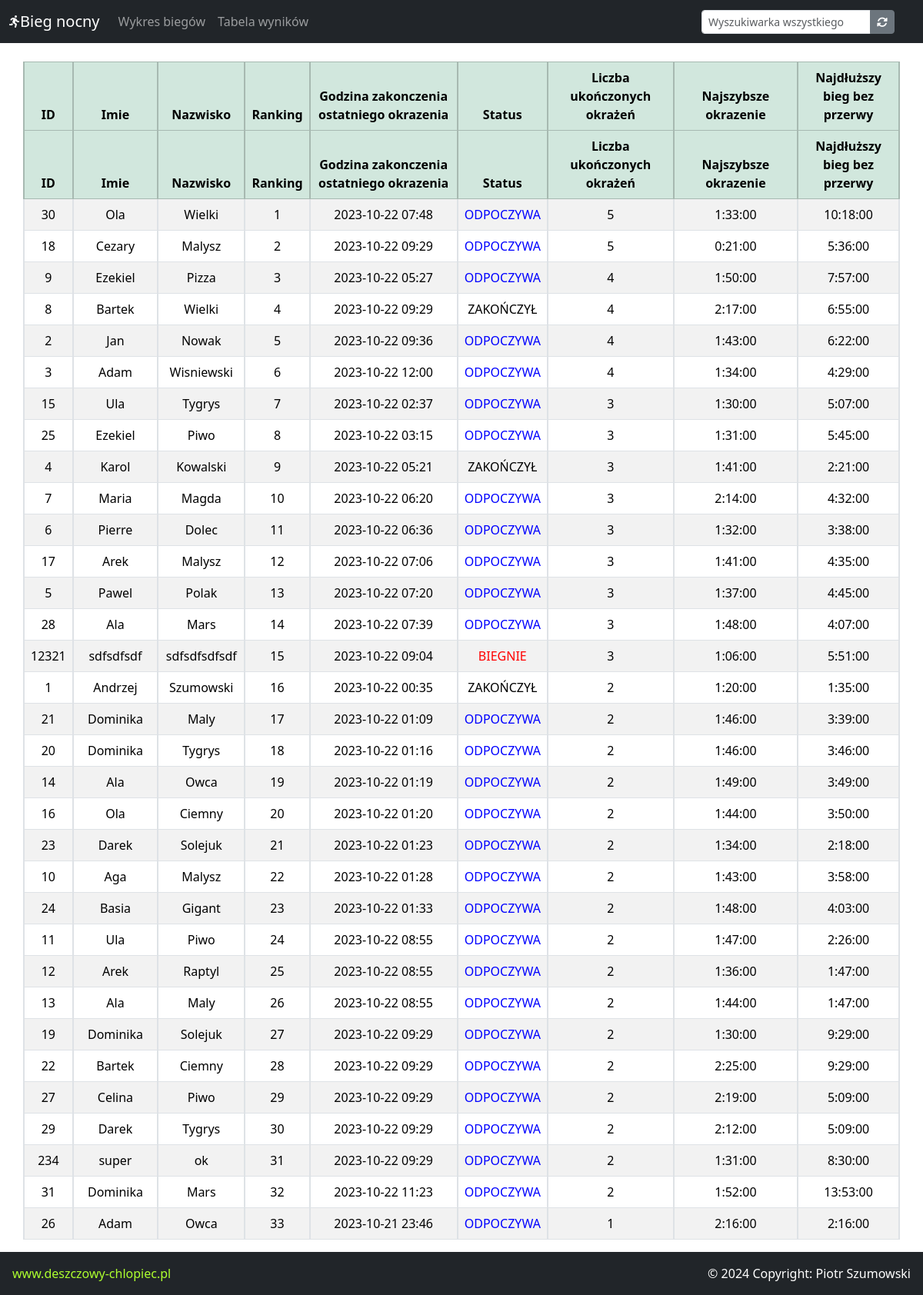
Screenshot of /table/result with the database file from the repository.
### runChart/models.py (models this page shows, shortened)
class Runner(models.Model):
    id = models.IntegerField(primary_key=True)
    name = models.CharField(max_length=100, verbose_name="Imie biegacza")
    surname = models.CharField(max_length=100, verbose_name="Nazwisko biegacza")
    finished = models.BooleanField(default=False)

### runChart/views.py (the view)
# urls.py: path('table/result', views.resultTable, name='resultTable'),
def resultTable(request):
    runsData = get_runner_laps_and_records()
    return render(request, 'table/result.html', {"runsData": runsData, "table_script": 'tableUser'})

### runChart/functions.py (called while the page is built)
def get_longest_run_without_breaks_for_runner(runnerId):
    runs = RunningLap.objects.filter(runnerId=runnerId).order_by('startLapDate')
    longest_time = timedelta(0)
    current_time = timedelta(0)
    previous_run_end = None
    for run in runs:
        if previous_run_end is None:
            previous_run_end = run.startLapDate
        if previous_run_end.hour == run.startLapDate.hour and previous_run_end.minute == run.startLapDate.minute and run.endLapDate is not None:
            current_time += run.endLapDate - run.startLapDate
        elif previous_run_end != run.startLapDate and run.endLapDate is not None:
            current_time = run.endLapDate - run.startLapDate
        else:
            break
        if current_time > longest_time:
            longest_time = current_time
        previous_run_end = run.endLapDate
    return longest_time

def get_best_time_for_runner(runnerId):
    runs = RunningLap.objects.filter(runnerId=runnerId)
    shortest_time = timedelta.max if runs else None
    for run in runs:
        time = run.endLapDate - run.startLapDate if run.endLapDate is not None else None
        if time is not None and time < shortest_time:
            shortest_time = time
    if shortest_time == timedelta.max:
        shortest_time = None
    return shortest_time

def get_last_run_for_every_runner(finished):
    lastRuns = []
    if finished:
        max_laps_per_runner = RunningLap.objects.exclude(endLapDate=None).values('runnerId').annotate(numberOfLaps=Max('numberOfLaps'))
    else:
        max_laps_per_runner = RunningLap.objects.values('runnerId').annotate(numberOfLaps=Max('numberOfLaps'))
    for m in max_laps_per_runner:
        lastRuns.append(RunningLap.objects.filter(runnerId=m['runnerId'], numberOfLaps=m['numberOfLaps']).first())
    return lastRuns

### runChart/templates/table/result.html (shortened to what this page needs)
{% extends 'partials/base.html' %}
{% block content %}
    <div>
        <head>
        </head>
        <body>
            <div class="TableContainer">
                <br>
                <table class="table table-bordered table-striped table-hover table-responsive" id="example" style="text-align: center;">
                    <thead class="table-success">
                        <tr>
                            <th style="width: 5%;">ID</th>
                            <th style="width: 10%;">Imie</th>
                            <th style="width: 10%;">Nazwisko</th>
                            <th style="width: 5%;">Ranking</th>
                            <th style="width: 18%;">Godzina zakonczenia ostatniego okrazenia</th>
                            <th style="width: 10%;">Status</th>
                            <th style="width: 15%;">Liczba ukończonych okrażeń</th>
                            <th style="width: 15%;">Najszybsze okrazenie</th>
                            <th style="width: 12%;">Najdłuższy bieg bez przerwy</th>
                        </tr>
                    </thead>
                    <tbody>
                        {% for run in runsData %}
                        <tr class="clickable-row" data-href="{% url 'runnerResults' run.0 %}">
                            <td>{{ run.0 }}</td>
                            <td>{{ run.1 }}</td>
                            <td>{{ run.2 }}</td>
                            <td>{{ run.3 }}</td>
                            <td>{{ run.7 }}</td>
                            {% if run.8 == 'ODPOCZYWA' %}
                                <td style="color: blue">{{ run.8 }}</td>
                            {% elif run.8 == 'BIEGNIE' %}
                                <td style="color: red">{{ run.8 }}</td>
                            {% else %}
                                <td>{{ run.8 }}</td>
                            {% endif %}
                            <td>{{ run.4 }}</td>
                            <td>{{ run.5 }}</td>
                            <td>{{ run.6 }}</td>
                        </tr>
                        {% endfor %}
                    </tbody>
                </table>
            </div>
        </body>
    </div>
{% endblock %}

### runChart/templates/partials/base.html (shortened to what this page needs)
<!doctype html>
{% load static %}
<html lang="pl">
<head>
    <link rel="stylesheet" type="text/css" href="{% static 'userPages/base.css' %}">
    <link href="https://cdn.jsdelivr.net/npm/bootstrap@5.3.2/dist/css/bootstrap.min.css" rel="stylesheet">
    <link href="https://cdn.datatables.net/v/bs5/jq-3.7.0/jszip-3.10.1/dt-1.13.6/b-2.4.2/b-html5-2.4.2/b-print-2.4.2/sc-2.2.0/datatables.min.css" rel="stylesheet">
</head>
<body class="wrapper">
    <div class="myNavAndContent">
        <header>
            {% if request.path == '/chart/line/' or request.path == '/' %}
                {% include 'partials/nav_with_button.html' %}
            {% else %}
                {% include 'partials/nav.html' %}
            {% endif %}
        </header>
        <main>
            {% block content %}
            {% endblock %}
        </main>
    </div>
    {% include 'partials/footer.html' %}
</body>
</html>

### runChart/templates/partials/nav.html (shortened to what this page needs)
<link rel="stylesheet" href="https://cdnjs.cloudflare.com/ajax/libs/font-awesome/6.4.0/css/all.min.css" />
<nav class="navbar navbar-expand-lg navbar-dark bg-dark">
    <div class="container-fluid">
        <i class="fa-solid fa-person-running" style="color: #fff;"></i>
        <a class="navbar-brand" href="">Bieg nocny</a>
        <div class="collapse navbar-collapse" id="navbarSupportedContent">
            <ul class="navbar-nav me-auto mb-2 mb-lg-0">
                <li class="nav-item">
                    <a class="nav-link" href="{% url 'line_chart' %}">Wykres biegów</a>
                </li>
                <li class="nav-item">
                    <a class="nav-link" href="{% url 'resultTable' %}">Tabela wyników</a>
                </li>
          </ul>
        </div>
        <div class="d-flex" style="margin-right: 25px">
            <div class="input-group input-group-sm">
                <input class="form-control" type="search" id="search" placeholder="Wyszukiwarka wszystkiego" aria-label="Search">
                <a href="{% url 'resultTable' %}" class="btn btn-secondary btn-sm">
                    <i class="fas fa-sync-alt"></i>
                </a>
            </div>
        </div>
    </div>
</nav>

### runChart/templates/partials/footer.html
<footer class="bg-dark text-center text-lg-start footer footer-expand-lg" id="footer" style="color: #fff;">
    <div class="text center p-3">
        <a class="text-light" href="http://www.deszczowy-chlopiec.pl" style="text-decoration: none;">
            <span style="color: greenyellow">www.deszczowy-chlopiec.pl</span>
        </a>
        <span style="float: right">
            &copy; {% now "Y" %} Copyright: Piotr Szumowski
        </span>
    </div>
</footer>

### static/userPages/base.css (style rules this page uses)
body, html { margin: 0; padding: 0; max-width: 100%; height: 100%; display: grid; grid-template-rows: 1fr auto; }
.myNavAndContent { max-width: 100%; overflow-x: hidden; height: 100%; }
.wrapper { overflow: hidden; }
footer { grid-row-start: 2; grid-row-end: 3; margin: 0px; padding: 0px; width: 100%; align-items: center; }
.TableContainer { width: 95%; margin-left: auto; margin-right: auto; }

### runChart/templates/partials/base.html (style rules this page uses)
table.table-bordered th, table.table-bordered td { border-left-width: 2px; border-right-width: 2px; }

### rows the page displays
Runner: name "Ola", surname "Wielki"
Runner: name "Cezary", surname "Malysz"
Runner: name "Ezekiel", surname "Pizza"
Runner: name "Bartek", surname "Wielki"
Runner: name "Jan", surname "Nowak"
Runner: name "Adam", surname "Wisniewski"
Runner: name "Ula", surname "Tygrys"
Runner: name "Ezekiel", surname "Piwo"
Runner: name "Karol", surname "Kowalski"
Runner: name "Maria", surname "Magda"
Runner: name "Pierre", surname "Dolec"
Runner: name "Arek", surname "Malysz"
Runner: name "Pawel", surname "Polak"
Runner: name "Ala", surname "Mars"
Runner: name "sdfsdfsdf", surname "sdfsdfsdfsdf"
Runner: name "Andrzej", surname "Szumowski"
Runner: name "Dominika", surname "Maly"
Runner: name "Dominika", surname "Tygrys"
Runner: name "Ala", surname "Owca"
Runner: name "Ola", surname "Ciemny"
Runner: name "Darek", surname "Solejuk"
Runner: name "Aga", surname "Malysz"
Runner: name "Basia", surname "Gigant"
Runner: name "Ula", surname "Piwo"
Runner: name "Arek", surname "Raptyl"
Runner: name "Ala", surname "Maly"
Runner: name "Dominika", surname "Solejuk"
Runner: name "Bartek", surname "Ciemny"
Runner: name "Celina", surname "Piwo"
Runner: name "Darek", surname "Tygrys"
Runner: name "super", surname "ok"
Runner: name "Dominika", surname "Mars"
Runner: name "Adam", surname "Owca"

### other values shown
{{ run.0 }} "30" "18" "9" "8" "2" "3" "15" "25" "4" "7" "6" "17" "5" "28" "12321" "1" "21" "20" "14" "16" "23" "10" "24" "11" "12" "13" "19" "22" "27" "29" "234" "31" "26"
{{ run.3 }} "1" "2" "3" "4" "5" "6" "7" "8" "9" "10" "11" "12" "13" "14" "15" "16" "17" "18" "19" "20" "21" "22" "23" "24" "25" "26" "27" "28" "29" "30" "31" "32" "33"
{{ run.7 }} "2023-10-22 07:48" "2023-10-22 09:29" "2023-10-22 05:27" "2023-10-22 09:29" "2023-10-22 09:36" "2023-10-22 12:00" "2023-10-22 02:37" "2023-10-22 03:15" "2023-10-22 05:21" "2023-10-22 06:20" "2023-10-22 06:36" "2023-10-22 07:06" "2023-10-22 07:20" "2023-10-22 07:39" "2023-10-22 09:04" "2023-10-22 00:35" "2023-10-22 01:09" "2023-10-22 01:16" "2023-10-22 01:19" "2023-10-22 01:20" "2023-10-22 01:23" "2023-10-22 01:28" "2023-10-22 01:33" "2023-10-22 08:55" "2023-10-22 08:55" "2023-10-22 08:55" "2023-10-22 09:29" "2023-10-22 09:29" "2023-10-22 09:29" "2023-10-22 09:29" "2023-10-22 09:29" "2023-10-22 11:23" "2023-10-21 23:46"
{{ run.8 }} "ODPOCZYWA" "ODPOCZYWA" "ODPOCZYWA" "ODPOCZYWA" "ODPOCZYWA" "ODPOCZYWA" "ODPOCZYWA" "ODPOCZYWA" "ODPOCZYWA" "ODPOCZYWA" "ODPOCZYWA" "ODPOCZYWA" "ODPOCZYWA" "ODPOCZYWA" "ODPOCZYWA" "ODPOCZYWA" "ODPOCZYWA" "ODPOCZYWA" "ODPOCZYWA" "ODPOCZYWA" "ODPOCZYWA" "ODPOCZYWA" "ODPOCZYWA" "ODPOCZYWA" "ODPOCZYWA" "ODPOCZYWA" "ODPOCZYWA" "ODPOCZYWA" "ODPOCZYWA"
{{ run.4 }} "5" "5" "4" "4" "4" "4" "3" "3" "3" "3" "3" "3" "3" "3" "3" "2" "2" "2" "2" "2" "2" "2" "2" "2" "2" "2" "2" "2" "2" "2" "2" "2" "1"
{{ run.5 }} "1:33:00" "0:21:00" "1:50:00" "2:17:00" "1:43:00" "1:34:00" "1:30:00" "1:31:00" "1:41:00" "2:14:00" "1:32:00" "1:41:00" "1:37:00" "1:48:00" "1:06:00" "1:20:00" "1:46:00" "1:46:00" "1:49:00" "1:44:00" "1:34:00" "1:43:00" "1:48:00" "1:47:00" "1:36:00" "1:44:00" "1:30:00" "2:25:00" "2:19:00" "2:12:00" "1:31:00" "1:52:00" "2:16:00"
{{ run.6 }} "10:18:00" "5:36:00" "7:57:00" "6:55:00" "6:22:00" "4:29:00" "5:07:00" "5:45:00" "2:21:00" "4:32:00" "3:38:00" "4:35:00" "4:45:00" "4:07:00" "5:51:00" "1:35:00" "3:39:00" "3:46:00" "3:49:00" "3:50:00" "2:18:00" "3:58:00" "4:03:00" "2:26:00" "1:47:00" "1:47:00" "9:29:00" "9:29:00" "5:09:00" "5:09:00" "8:30:00" "13:53:00" "2:16:00"
{{ run.8 }} "ZAKOŃCZYŁ" "ZAKOŃCZYŁ" "ZAKOŃCZYŁ"
{{ run.8 }} "BIEGNIE"
